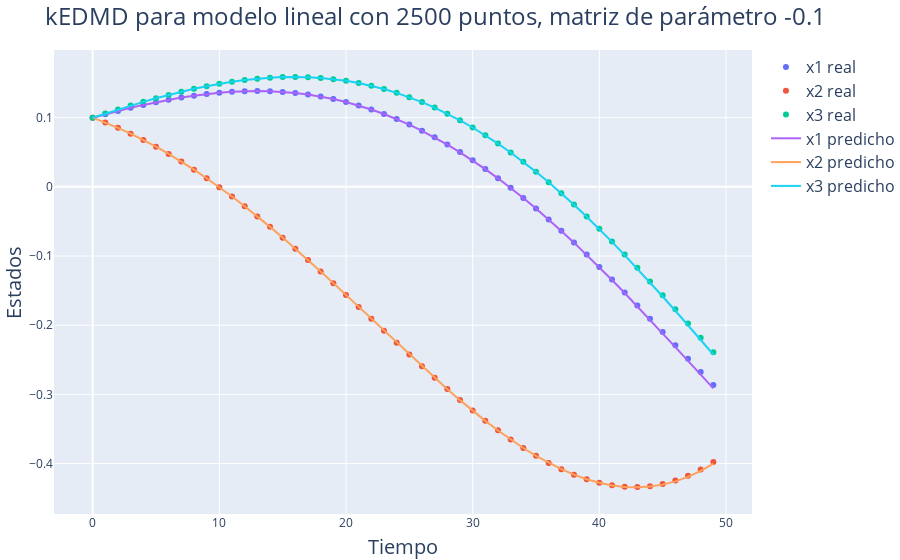

Notebook source saved alongside this figure:
### Code cell
# Alpha
alpha = -0.1

# Predicción
x, x_koop, A, U = compute_linear_kedmd(alpha, N)

# Gráfico
fig = go.Figure()

fig.add_trace(go.Scatter(x=t, y=x[:,0], name='x1 real', mode='markers'))
fig.add_trace(go.Scatter(x=t, y=x[:,1], name='x2 real', mode='markers'))
fig.add_trace(go.Scatter(x=t, y=x[:,2], name='x3 real', mode='markers'))

fig.add_trace(go.Scatter(x=t, y=x_koop[:,0], name='x1 predicho'))
fig.add_trace(go.Scatter(x=t, y=x_koop[:,1], name='x2 predicho'))
fig.add_trace(go.Scatter(x=t, y=x_koop[:,2], name='x3 predicho'))

# Colocar titulo
fig.update_layout(
    title=f"kEDMD para modelo lineal con {N} puntos, matriz de parámetro {alpha}",
    xaxis_title="Tiempo",
    yaxis_title="Estados",
    margin=dict(l=0, r=0, t=50, b=0)
    )

fig.write_image(img_path+"Linear2.pdf")
fig.show()
